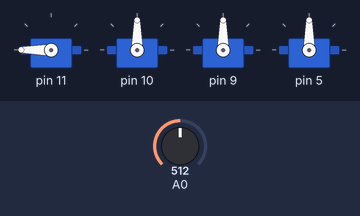
Bench run of a sketch on a simulated Arduino Uno, built with avr-gcc and run on an emulated ATmega328P. On the bench: 4 × servo. The test bench sets the inputs (shaded band); at power-on: A0 = 512.

Above: at 4.4 s.
4.5 s: A0 set to 497
At 5.32 s:
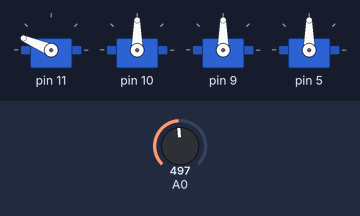
At 8.9 s:
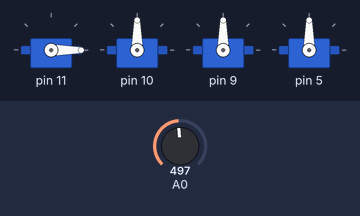
Timing chart, 0 to 10.4 s (numbered marks = the images above; inputs shaded):
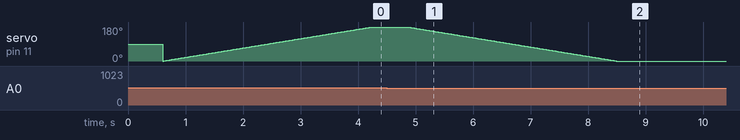

Measured:
- the behaviour switches between 510 and 509 on A0 (found by bisection; images 0 and 1)
- after the input at 4.5 s, servo on pin 11: moves from 180° to 0° over 3.6 s, starting after 0.37 s

The sketch:

brazo.ino
```cpp
#include <Servo.h>
Servo motor[4];
int pos[4];
const int joystick[4] =
{
  510, //X L3
  496, //Y L3 <1021
  504, //Y R3
  509  //X R3
};
int i;


void moverBrazo(int id, int demora, int posicion) //delay sera reemplazado con velocidad
{

  for (i=pos[id]; posicion>pos[id] ? i<=posicion : i>=posicion; posicion>pos[id] ? i++ : i--)
  {
    motor[id].write(i);
    delay(demora);
  }
  pos[id] = posicion;
}

void moverBrazoIzq(int id/*, int demora*/)
{
  for (i=pos[id]; i>=0 && analogRead(id) != joystick[id]; i--)
  {
    motor[id].write(i);
    delay(20);
    pos[id] = i;
  }
}

void moverBrazoDer(int id)
{
  for (i=pos[id]; i<=180 && analogRead(id) != joystick[id]; i++)
  {
    motor[id].write(i);
    delay(20);
    pos[id] = i;
  }
}

void log(int joystick, int pos, int demora)
{
  Serial.print(joystick);
  Serial.print(":");
  Serial.print(pos);
  Serial.print(" - ");
  Serial.println(demora);
}

void setup()
{
  motor[0].attach(11);
  motor[1].attach(10);
  motor[2].attach(9);
  motor[3].attach(5);
  /*motor2.attach(10);
  motor3.attach(9);
  motor4.attach(5);*/
  Serial.begin(9600);
  /*moverBrazo(motor1, 15, 0);
  delay(1000);
  moverBrazo(motor1, 15, 50);
  delay(1000);
  moverBrazo(motor1, 15, 100);
  delay(1000);
  moverBrazo(motor1, 15, 0);
  */
}

void loop()
{
  delay(600);
  if (analogRead(0)<joystick[0])
  {
    moverBrazoIzq(0);
  }
  if (analogRead(0)>joystick[0])
  {
    //int demora = map(analogRead(0), joystick[0], 0, 100, 15);
    //log(0, analogRead(0), demora);
    moverBrazoDer(0);
  }
  //Serial.println(pos[0]);
  /*
  if (analogRead(i)>joystick[i])
  {
    int demora = map(analogRead(i), joystick[i], 1023, 100, 15);
    log(i, analogRead(i), demora);
  }*/

}
```
